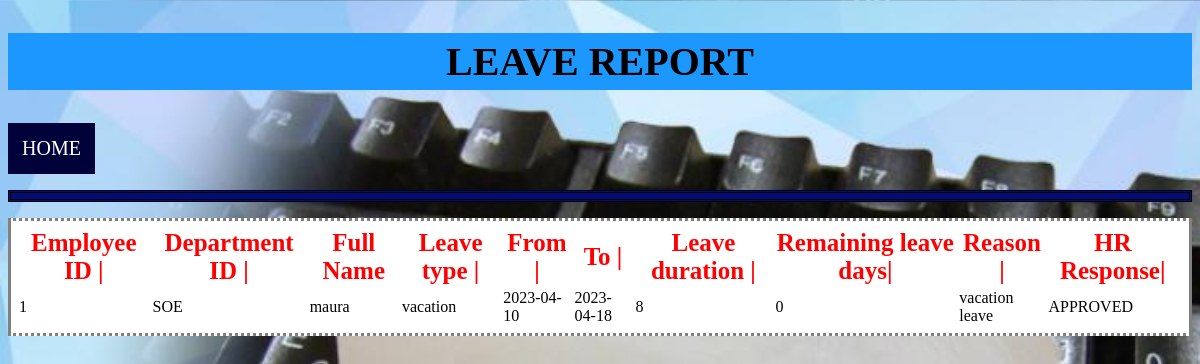
/leavereportemp.php, run on the app's committed database.
### tables this page shows
CREATE TABLE `leaveinfo` (
  `employee_id` int(10) NOT NULL,
  `department_id` varchar(10) NOT NULL,
  `leavetype` varchar(100) NOT NULL,
  `datefrom` date NOT NULL,
  `dateto` date NOT NULL,
  `leaveduration` int(10) NOT NULL,
  `remainingleavedays` int(10) NOT NULL,
  `reason` varchar(255) NOT NULL,
  `hr_response` varchar(255) NOT NULL
);

CREATE TABLE `employee_details` (
  `employee_id` int(100) NOT NULL,
  `department_id` varchar(100) NOT NULL,
  `fulname` varchar(100) NOT NULL,
  `email` varchar(100) NOT NULL,
  `age` int(2) NOT NULL,
  `phone` int(12) NOT NULL,
  `gender` varchar(15) NOT NULL,
  `job` text NOT NULL,
  `hire` date NOT NULL,
  `account` varchar(100) NOT NULL,
  `kra` varchar(100) NOT NULL
);

### leavereportemp.php (the view, shortened to what this page needs)
    <?php
include 'conn.php';
$sql1 = "SELECT * FROM leaveinfo";
    $sql2 = "SELECT * FROM employee_details";
    $result1 = mysqli_query($con,$sql1);
    $result2= mysqli_query($con,$sql2);
?>
<!DOCTYPE html>
<html>
<head>
</head>
<body style=" background-image: url(leave.jpg);background-size: cover;">
<h2 style="color:black;font-size:40px;padding:5px;background-color:#1b97fd;text-align: center;">LEAVE REPORT</h2>
<a href="homepageemp.php" target="_blank">HOME</a>
<table style="border-top-style: dotted;
  border-right-style: solid;
  border-bottom-style: dotted;
  border-left-style: solid;
  border-width: 80%;
  padding:5px;
  background-color:white;"><p class="double" >
    <thead>
        <tr style="color:red;font-size:25px;padding:5px;">
            <th>Employee ID | </th>
            <th> Department ID | </th>
            <th> Full Name</th>
            <th> Leave type | </th>
            <th> From |</th>
            <th> To |</th>
            <th> Leave duration |</th>
            <th> Remaining
              leave days|</th>
            <th> Reason |</th>
            <th> HR Response|</th>
        </tr>
    </thead>
    <tbody>
        <?php
        if (mysqli_num_rows($result1) > 0) {
            while ($row1 = mysqli_fetch_assoc($result1)) {
                $row2 = mysqli_fetch_assoc($result2);
                echo "<tr>";
                echo "<td>" . ($row2['employee_id'] ?? ""). "</td>";
                echo "<td>" . ($row2['department_id']?? "" ). "</td>";
                echo "<td>" . ($row2['fulname']?? "" ). "</td> ";
                echo "<td>" . ($row1['leavetype'] ?? ""). "</td>";
                echo "<td>" . ($row1['datefrom'] ?? ""). "</td>";
                echo "<td>" . ($row1['dateto']?? "" ). "</td>";
                echo "<td>" . ($row1['leaveduration']?? "" ). "</td>";
                echo "<td>" . ($row1['remainingleavedays']?? "" ). "</td>";
                echo "<td>" . ($row1['reason'] ?? "") . "</td>";
                echo "<td>" . ($row1['hr_response'] ?? "") . "</td>";
                echo "<td>";
                echo "</td>";
                echo "</tr>";
            }
        } else {
            echo "<tr><td colspan='6'>No data found</td></tr>";
        }
        ?>
    </tbody>
    </p></table>
</body>
</html>

### leavereportemp.php (style rules this page uses)
p.double { border-style: double; background-color: #030d7a; padding: 3px; }
a:link, a:visited { background-color: #02023a; color: white; padding: 14px; text-align: center; text-decoration: none; display: inline-block; font-size:20px; }

### data on the page
leaveinfo: employee_id.employee_id "1", employee_id.department_id "SOE", employee_id.fulname "maura", leavetype "vacation", datefrom "2023-04-10", dateto "2023-04-18", leaveduration "8", remainingleavedays "0", reason "vacation leave", hr_response "APPROVED"
